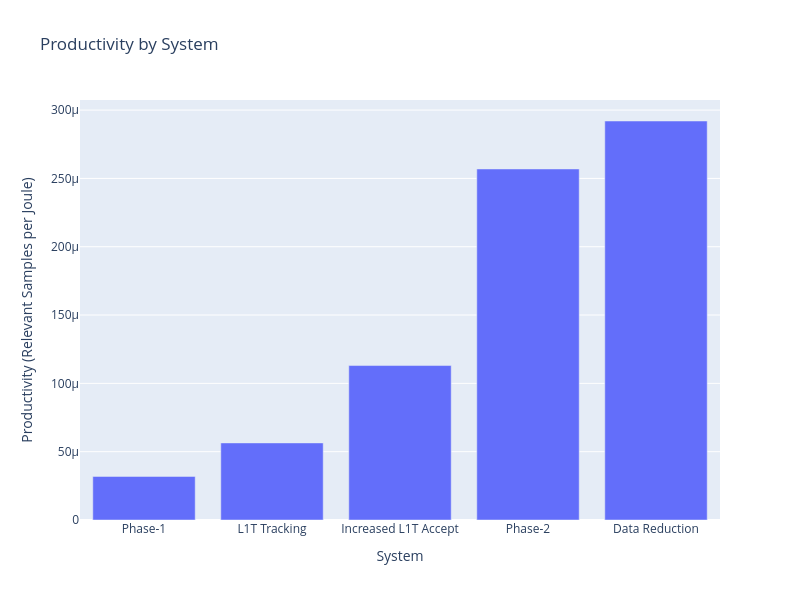

The notebook cell saved with this chart:
### Code cell
fig = go.Figure(data =
    go.Bar(
        x = ["Phase-1", "L1T Tracking", "Increased L1T Accept", "Phase-2", "Data Reduction"],
        y= productivity
    ),
    )



fig.update_layout(width = 800,
                  height = 600,
                  title = "Productivity by System",
                  yaxis_title = "Productivity (Relevant Samples per Joule)",
                  xaxis_title = "System", )

fig.show()

### Figure 1 — Plotly figure (JSON) as saved in the notebook; plotly's stock layout.template omitted (floating-point values rounded to 4 significant figures)
{"data": [{"type": "bar", "x": ["Phase-1", "L1T Tracking", "Increased L1T Accept", "Phase-2", "Data Reduction"], "y": [3.189e-05, 5.642e-05, 0.000113, 0.0002569, 0.000292]}], "layout": {"height": 600, "title": {"text": "Productivity by System"}, "width": 800, "xaxis": {"title": {"text": "System"}}, "yaxis": {"title": {"text": "Productivity (Relevant Samples per Joule)"}}}}
